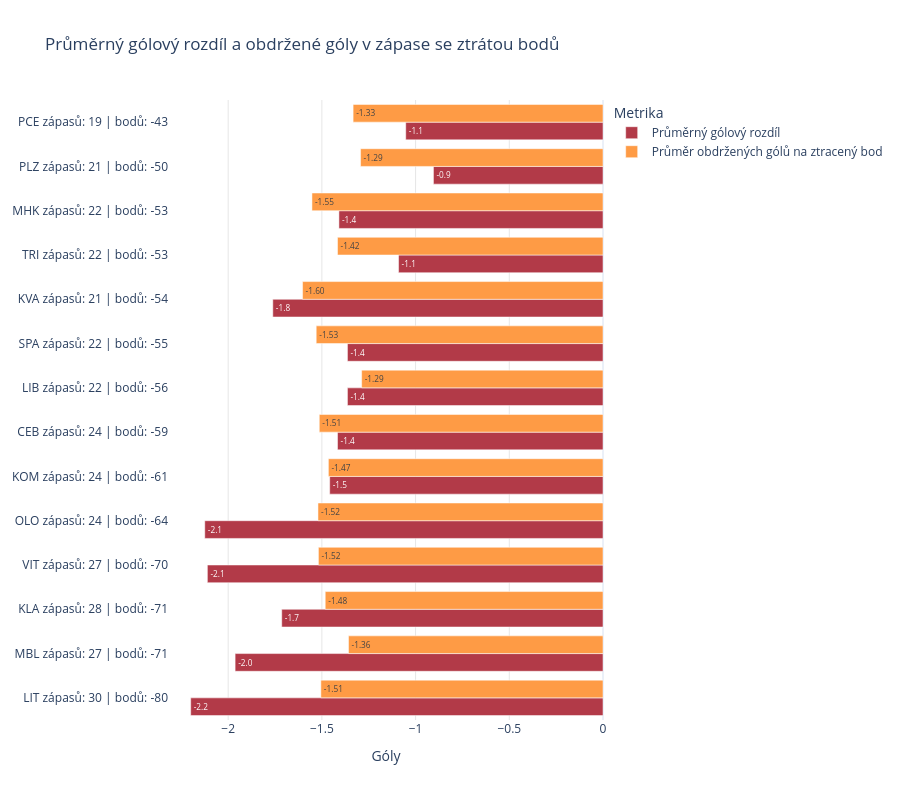

Notebook cell for this chart:
### Code cell
y_order = losing_points["team_label"].tolist()[::-1]

fig = go.Figure()

fig.add_bar(
    x=losing_points["avg_goal_diff"],
    y=losing_points["team_label"],
    orientation="h",
    name="Průměrný gólový rozdíl",
    marker_color="#B23A48",
    text=losing_points["avg_goal_diff"],
    texttemplate="%{text:.1f}",
    textposition="inside",
)

fig.add_bar(
    x=losing_points["ga_per_lost_point"],
    y=losing_points["team_label"],
    orientation="h",
    name="Průměr obdržených gólů na ztracený bod",
    marker_color="#FE9B45",
    text=losing_points["ga_per_lost_point"],
    texttemplate="%{text:.2f}",
    textposition="inside",
)

fig.update_layout(
    title="Průměrný gólový rozdíl a obdržené góly v zápase se ztrátou bodů",
    barmode="group",
    height=800,
    xaxis_title="Góly",
    yaxis=dict(
        categoryorder="array",
        categoryarray=y_order
    ),
    legend_title="Metrika",
)

fig.update_xaxes(showgrid=True, gridcolor="rgba(0,0,0,0.1)")

fig.show()

### Figure 1 — Plotly figure (JSON) as saved in the notebook; plotly's stock layout.template omitted (floating-point values rounded to 4 significant figures)
{"data": [{"marker": {"color": "#B23A48"}, "name": "Průměrný gólový rozdíl", "orientation": "h", "text": [-1.053, -0.9048, -1.409, -1.091, -1.762, -1.364, -1.364, -1.417, -1.458, -2.125, -2.111, -1.714, -1.963, -2.2], "textposition": "inside", "texttemplate": "%{text:.1f}", "type": "bar", "x": [-1.053, -0.9048, -1.409, -1.091, -1.762, -1.364, -1.364, -1.417, -1.458, -2.125, -2.111, -1.714, -1.963, -2.2], "y": ["PCE zápasů: 19 | bodů: -43", "PLZ zápasů: 21 | bodů: -50", "MHK zápasů: 22 | bodů: -53", "TRI zápasů: 22 | bodů: -53", "KVA zápasů: 21 | bodů: -54", "SPA zápasů: 22 | bodů: -55", "LIB zápasů: 22 | bodů: -56", "CEB zápasů: 24 | bodů: -59", "KOM zápasů: 24 | bodů: -61", "OLO zápasů: 24 | bodů: -64", "VIT zápasů: 27 | bodů: -70", "KLA zápasů: 28 | bodů: -71", "MBL zápasů: 27 | bodů: -71", "LIT zápasů: 30 | bodů: -80"]}, {"marker": {"color": "#FE9B45"}, "name": "Průměr obdržených gólů na ztracený bod", "orientation": "h", "text": [-1.333, -1.294, -1.553, -1.417, -1.603, -1.53, -1.288, -1.514, -1.465, -1.521, -1.519, -1.482, -1.358, -1.506], "textposition": "inside", "texttemplate": "%{text:.2f}", "type": "bar", "x": [-1.333, -1.294, -1.553, -1.417, -1.603, -1.53, -1.288, -1.514, -1.465, -1.521, -1.519, -1.482, -1.358, -1.506], "y": ["PCE zápasů: 19 | bodů: -43", "PLZ zápasů: 21 | bodů: -50", "MHK zápasů: 22 | bodů: -53", "TRI zápasů: 22 | bodů: -53", "KVA zápasů: 21 | bodů: -54", "SPA zápasů: 22 | bodů: -55", "LIB zápasů: 22 | bodů: -56", "CEB zápasů: 24 | bodů: -59", "KOM zápasů: 24 | bodů: -61", "OLO zápasů: 24 | bodů: -64", "VIT zápasů: 27 | bodů: -70", "KLA zápasů: 28 | bodů: -71", "MBL zápasů: 27 | bodů: -71", "LIT zápasů: 30 | bodů: -80"]}], "layout": {"barmode": "group", "height": 800, "legend": {"title": {"text": "Metrika"}}, "title": {"text": "Průměrný gólový rozdíl a obdržené góly v zápase se ztrátou bodů"}, "xaxis": {"gridcolor": "rgba(0,0,0,0.1)", "showgrid": true, "title": {"text": "Góly"}}, "yaxis": {"categoryarray": ["LIT zápasů: 30 | bodů: -80", "MBL zápasů: 27 | bodů: -71", "KLA zápasů: 28 | bodů: -71", "VIT zápasů: 27 | bodů: -70", "OLO zápasů: 24 | bodů: -64", "KOM zápasů: 24 | bodů: -61", "CEB zápasů: 24 | bodů: -59", "LIB zápasů: 22 | bodů: -56", "SPA zápasů: 22 | bodů: -55", "KVA zápasů: 21 | bodů: -54", "TRI zápasů: 22 | bodů: -53", "MHK zápasů: 22 | bodů: -53", "PLZ zápasů: 21 | bodů: -50", "PCE zápasů: 19 | bodů: -43"], "categoryorder": "array"}}}
